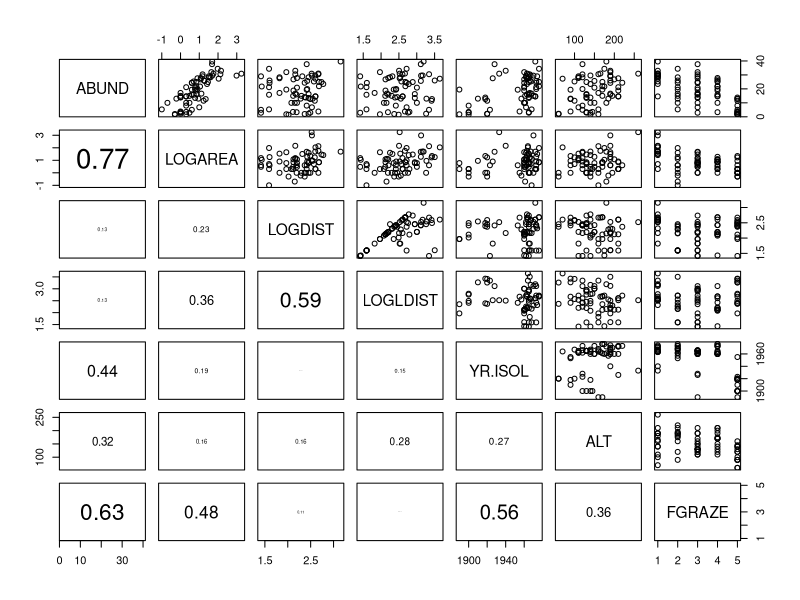

R code for this plot:
## ---- chunk 1
knitr::opts_chunk$set(echo=TRUE, message = FALSE, warning = FALSE, eval = FALSE, cache = FALSE)

SOLUTIONS <- TRUE
## ---- chunk 2
loyn <- read.table("data/loyn.txt", header = TRUE)
str(loyn)

loyn$LOGAREA <- log10(loyn$AREA)
loyn$LOGDIST <- log10(loyn$DIST)
loyn$LOGLDIST <- log10(loyn$LDIST)

# create factor GRAZE as it was originally coded as an integer
loyn$FGRAZE <- factor(loyn$GRAZE)
## ---- chunk 3
# define the panel.cor function from ?pairs
panel.cor <- function(x, y, digits = 2, prefix = "", cex.cor, ...)
{
    usr <- par("usr")
    par(usr = c(0, 1, 0, 1))
    r <- abs(cor(x, y))
    txt <- format(c(r, 0.123456789), digits = digits)[1]
    txt <- paste0(prefix, txt)
    if(missing(cex.cor)) cex.cor <- 0.8/strwidth(txt)
    text(0.5, 0.5, txt, cex = cex.cor * r)
}

# subset the variables of interest
VOI<- c("ABUND", "LOGAREA", "LOGDIST", "LOGLDIST", "YR.ISOL", "ALT", "FGRAZE")
pairs(loyn[, VOI], lower.panel = panel.cor)

# There are varying degrees of correlation between explanatory variables which
# might indicate some collinearity, i.e. LOGAREA and FGRAZE (0.48), LOGDIST and 
# LOGLDIST (0.59) and YR.ISOL and FGRAZE (0.56). However, the relationships
# between these explanatory variables are quite weak so we can probably 
# include these variables in the same model (but keep an eye on things). 
# There also seems to be a reasonable spread of observations across these 
# pairs of explanatory variables.

# The relationship between the response variable ABUND and all the explanatory
# variables is visible in the top row:
# Some potential relationships present like with LOGAREA (positive), 
# maybe ALT (positive) and FGRAZE (negative).
## ---- chunk 4
M1 <- lm(ABUND ~ LOGDIST + LOGLDIST + YR.ISOL + ALT + LOGAREA + FGRAZE + 
           FGRAZE:LOGAREA, data = loyn)
## ---- chunk 5
summary(M1)
## ---- chunk 6
# Wait: why can't we use information from the 'summary(M1)' or 'anova(M1)' functions
# to do this?

# the 'summary' table tests if the coefficient for each explanatory variable 
# is significantly different from zero.

# the 'anova' tests for the significance of the proportion of variation explained
# by a particular term in the model. 

# The ANOVA table also allows testing the overall significance of a categorical explanatory
# variable (like FGRAZE) which involves several parameters together (one for each level), 
# which is quite is handy. But the results of this ANOVA are based on sequential 
# sums of squares and therefore the order of the variables in the model
# (which is arbitrary here) matters.

# We could change the order but there are too many possible permutations.
# Summary P values don't suffer from this problem but tests different hypotheses.
# It would be useful to use an ANOVA that doesn't depend on the order
# of inclusion of the variables, this is effectively what 'drop1' does.

drop1(M1, test = "F")

# LOGLDIST is the least significant (p = 0.88), and therefore makes the least 
# contribution to the variability explained by the model, with respect to 
# the number of degrees of freedom it uses (1)
## ---- chunk 7
# new model removing LOGLDIST 
M2 <- lm(ABUND ~ LOGDIST + YR.ISOL + ALT + LOGAREA + FGRAZE +
           LOGAREA:FGRAZE, data = loyn) 

# or use a shortcut with the update() function:
M2 <- update(M1, formula = . ~ . - LOGLDIST) # "." means all previous variables

# now redo drop1() on the new model
drop1(M2, test = "F")

# YR.ISOL is now the least significant (p = 0.859), hence makes the least 
# contribution to the variability explained by the model, 
# with respect to the number of degrees of freedom it uses (1)
## ---- chunk 8
M3 <- update(M2, formula = . ~ . - YR.ISOL)

drop1(M3, test = "F")

# LOGDIST now the least significant (p = 0.714) and should be removed from 
# the next model.
## ---- chunk 9
M4 <- update(M3, formula = . ~ . - LOGDIST)
drop1(M4, test = "F")

# ALT is not significant (p = 0.331)
## ---- chunk 10
# and finally drop ALT from the model
M5 <- update(M4, formula = . ~ . - ALT)
drop1(M5, test = "F")

# the LOGAREA:FGRAZE term represents the interaction between LOGAREA and
# FGRAZE. This is significant (p = 0.005) and so our model selection
# process comes to an end.
## ---- chunk 11
# As the interaction between LOGAREA and FGRAZE was significant at each step of
# model selection process the main effects should be left in our model,
# irrespective of significance. This is because it is quite difficult to 
# interpret an interaction without the main effects. The drop1 
# function is clever enough that it doesn't let you see the P values for the 
# main effects, in the presence of their significant interaction.

# Also note, because R always includes interactions *after* their main effects
# the P value of the interaction term (p = 0.005) from the model selection 
# is the same as P value if we use the anova() function on our final model

# Check this:
anova(M5)
drop1(M5, test= "F") 
## ---- chunk 12
# Biologically: confirming what we already found out in the previous exercise:
# There is a significant interaction between the area of the patch and the level 
# of grazing 

# However, some observations are poorly predicted (fitted) using the set of
# available explanatory variables (i.e. the two very large forest patches)

# Interpretation: 
# Bird abundance might increase with patch area due to populations being more
# viable in large patches (e.g. less prone to extinction), 
# or perhaps because there is proportionally less edge effect in larger
# patches, and this in turn provides more high quality habitat for species 
# associated with these habitat patches

# The negative effect of grazing may be due to grazing decreasing resource
# availability for birds, for example plants or seeds directly, or insects
# associated with the grazed plants. There may also be more disturbance of birds
# in highly grazed forest patches resulting in fewer foraging opportunities
# or chances to mate (this is all speculation mind you!).

# Methodologically:
# Doing model selection is difficult without intrinsic / expert knowledge
# of the system, to guide what variables to include.
# Even with this data set, many more models could have been formulated.
# For example, for me, theory would have suggested to test an interaction 
# between YR.ISOL and LOGDIST (or LOGLDIST?), 
# because LOGDIST will affect the dispersal of birds between patches 
# (hence the colonisation rate), and the time since isolation of the patch may 
# affect how important dispersal has been to maintain or rescue populations 
# (for recently isolated patches, dispersal, and hence distance to nearest
# patches may have a less important effect)
## ---- chunk 13
# This time, we are not doing any specific hypothesis testing, rather we are 
# attempting to select a model with the 'best' goodness of fit with the minimal
# number of estimated parameters. 

# We will start with a reasonably complex but PLAUSABLE model (this is the same 
# model we started with using F test based model selection above.

M.start.AIC<- lm(ABUND ~ LOGLDIST + LOGDIST + YR.ISOL + ALT + LOGAREA + FGRAZE +
               LOGAREA:FGRAZE, data = loyn)

drop1(M.start.AIC)
## ---- chunk 14
# So, our starting model with no variables removed has an AIC of 228.20. If we 
# remove the interaction term `LOGAREA:FGRAZE` from the model then this results 
# in a big increase in AIC (238.02 - 228.20 = 9.82) so this suggests that there 
# is substantial evidence that the interaction should remain in the model. The 
# models without `LOGLDIST`, `LOGDIST`, `YR.ISOL` all have pretty much the 
# same AIC value (around 226) so in practice we could remove any of them. Let's 
# remove the term that results in the model with the lowest AIC which is the 
# `LOGLDIST` variable (AIC 226.23).

M2.AIC <- update(M.start.AIC, formula = . ~ . - LOGLDIST)
drop1(M2.AIC)
## ---- chunk 15
# Ok, as the model without the variable `YR.ISOL` has the lowest AIC (224.27) 
# let's update our model and remove this variable.

M3.AIC <- update(M2.AIC, formula = . ~ . - YR.ISOL)
drop1(M3.AIC)
## ---- chunk 16
# So, now the model without `LOGDIST` has the lowest AIC (222.43) so we should 
# refit the model without this variable and run `drop1()` again.

M4.AIC <- update(M3.AIC, formula = . ~ . - LOGDIST)
drop1(M4.AIC)
## ---- chunk 17
# And the model without the variable `ALT` has an AIC of 221.57 which is about 
# the same as the model with `ALT` (AIC 222.43), so let's remove this variable 
# from the model as this suggests that the simpler model fits our data just as 
# well as the more complicated model.

M5.AIC <- update(M4.AIC, formula = . ~ . - ALT)
drop1(M5.AIC)

# OK, so now we have a model with the main effects of LOGAREA, FGRAZE and the 
# interaction term LOGAREA:FGRAZE. When we remove the interaction term the 
# AIC value increases by 8.9 (230.47-221.57) and this suggests that if we 
# remove the interaction term the model fit is significantly worse. Therefore we 
# should leave it in and finish our model selection here.
## ---- chunk 18
# one way of constructing a summary table for reporting the results:

# create a vector of all the models compared during out model selection

model.formulas<- c(
  "LOGLDIST + LOGDIST + YR.ISOL + ALT + LOGAREA + FGRAZE + LOGAREA:FGRAZE",
	"LOGDIST + YR.ISOL + ALT + LOGAREA + FGRAZE + LOGAREA:FGRAZE",
	"ALT + LOGDIST + LOGAREA + FGRAZE + LOGAREA:FGRAZE",
	"ALT + LOGAREA + FGRAZE + LOGAREA:FGRAZE", 
	"LOGAREA + FGRAZE + LOGAREA:FGRAZE")

# fit each model. Need to use the noquote() function to remove the 
# quotations around our model formula otherwise you will get an error when 
# using the lm() function.
# You will also need to paste the response variable 'ABUND ~ ' 
# together with out explanatory variables to create a valid model formula

M.start <- lm(noquote(paste('ABUND ~', model.formulas[1])), data = loyn)
M.step2 <- lm(noquote(paste('ABUND ~', model.formulas[2])), data = loyn)
M.step3 <- lm(noquote(paste('ABUND ~', model.formulas[3])), data = loyn)
M.step4 <- lm(noquote(paste('ABUND ~', model.formulas[4])), data = loyn)
M.step5 <- lm(noquote(paste('ABUND ~', model.formulas[5])), data = loyn)

# obtain the AIC values for each model. Note: these will be different 
# than those obtained with the drop1() function due to a small difference in
# how AIC is calculated. This isn;t a problem, just don't mix and match
# the AIC values form drop1 and AIC functions.

model.AIC<- c(AIC(M.start),
	AIC(M.step2),
	AIC(M.step3),
	AIC(M.step4),
	AIC(M.step5))

# create a dataframe of models and AIC values

summary.table<- data.frame(Model = model.formulas,
	AIC= round(model.AIC, 2))

# Sort the models from lowest AIC (preferred) to highest (least preferred)

summary.table<- summary.table[order(summary.table$AIC), ]

# Add the difference in AIC with respect to best model

summary.table$deltaAIC<- summary.table$AIC - summary.table$AIC[1]

# print the dataframe to the console

summary.table
## ---- chunk 19
knitr::kable(summary.table, "html", align = "lcr", row.names = FALSE)
